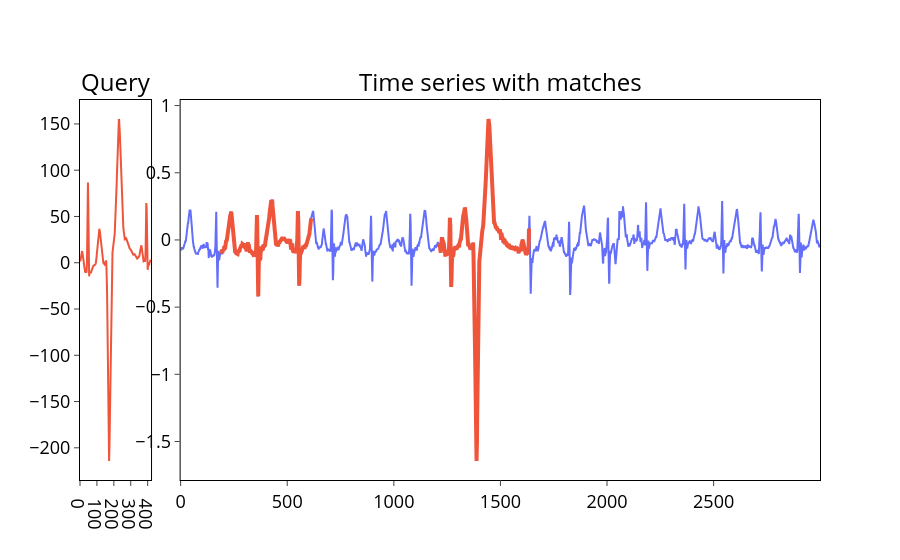

Source (notebook cell):
### Markdown cell above
Чтобы было легче интерпретировать результаты поиска, выполните визуализацию с помощью `plot_bestmatch_results()` из модуля *plots.py*.

### Code cell
plot_bestmatch_results(ts, query, naive_bestmatch_results)

### Figure 1 — Plotly figure (JSON) as saved in the notebook; plotly's stock layout.template omitted (floating-point values rounded to 4 significant figures; data arrays with more than 128 entries replaced by an {"elided": "..."} marker saying what was removed)
{"data": [{"line": {"color": "#EF553B"}, "x": {"elided": "421 int values"}, "y": {"elided": "421 float values"}, "type": "scatter", "xaxis": "x", "yaxis": "y"}, {"line": {"color": "#636EFA"}, "name": "Time series", "x": {"elided": "3000 int values"}, "y": {"elided": "3000 float values"}, "type": "scatter", "xaxis": "x2", "yaxis": "y2"}, {"line": {"color": "#EF553B", "width": 4}, "showlegend": false, "x": {"elided": "421 int values"}, "y": {"elided": "421 float values"}, "type": "scatter", "xaxis": "x2", "yaxis": "y2"}, {"line": {"color": "#EF553B", "width": 4}, "showlegend": false, "x": {"elided": "421 int values"}, "y": {"elided": "421 float values"}, "type": "scatter", "xaxis": "x2", "yaxis": "y2"}], "layout": {"xaxis": {"anchor": "y", "domain": [0.0, 0.096], "tickfont": {"size": 18, "color": "black"}, "showgrid": false, "linecolor": "#000", "ticks": "outside", "linewidth": 1, "tickwidth": 1, "mirror": true}, "yaxis": {"anchor": "x", "domain": [0.0, 1.0], "tickfont": {"size": 18, "color": "black"}, "showgrid": false, "linecolor": "#000", "ticks": "outside", "zeroline": false, "linewidth": 1, "tickwidth": 1, "mirror": true}, "xaxis2": {"anchor": "y2", "domain": [0.136, 1.0], "tickfont": {"size": 18, "color": "black"}, "showgrid": false, "linecolor": "#000", "ticks": "outside", "linewidth": 1, "tickwidth": 1, "mirror": true}, "yaxis2": {"anchor": "x2", "domain": [0.0, 1.0], "tickfont": {"size": 18, "color": "black"}, "showgrid": false, "linecolor": "#000", "ticks": "outside", "zeroline": false, "linewidth": 1, "tickwidth": 1, "mirror": true}, "annotations": [{"font": {"size": 24, "color": "black"}, "showarrow": false, "text": "Query", "x": 0.048, "xanchor": "center", "xref": "paper", "y": 1.0, "yanchor": "bottom", "yref": "paper"}, {"font": {"size": 24, "color": "black"}, "showarrow": false, "text": "Time series with matches", "x": 0.568, "xanchor": "center", "xref": "paper", "y": 1.0, "yanchor": "bottom", "yref": "paper"}], "title": {"x": 0.5}, "plot_bgcolor": "rgba(0,0,0,0)", "paper_bgcolor": "rgba(0,0,0,0)", "showlegend": false}}
